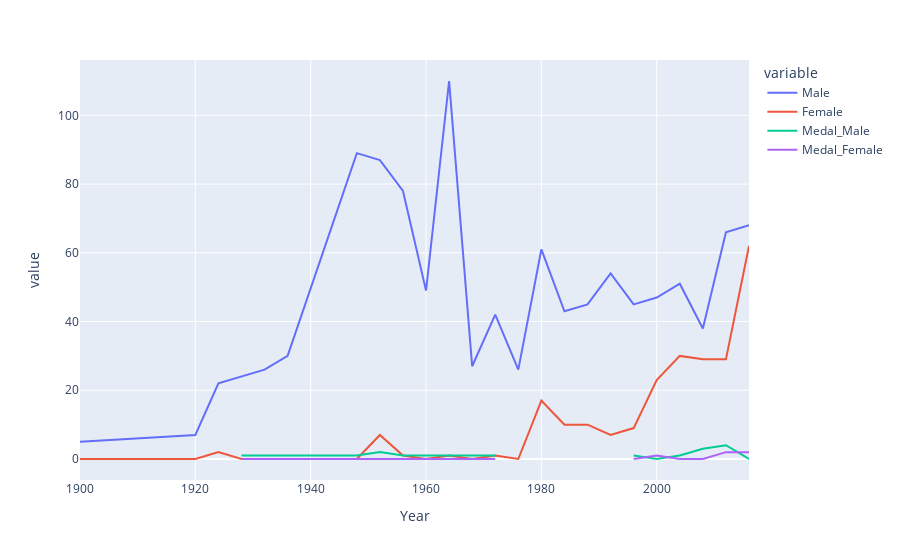

Here is the notebook cell this chart was saved with:
### Code cell
fig = px.line(final_medal,x='Year',y=['Male','Female','Medal_Male','Medal_Female'])
fig.show()

### Figure 1 — Plotly figure (JSON) as saved in the notebook; plotly's stock layout.template omitted (floating-point values rounded to 4 significant figures)
{"data": [{"hovertemplate": "variable=Male<br>Year=%{x}<br>value=%{y}<extra></extra>", "legendgroup": "Male", "line": {"color": "#636efa", "dash": "solid"}, "marker": {"symbol": "circle"}, "mode": "lines", "name": "Male", "orientation": "v", "showlegend": true, "type": "scatter", "x": [1900, 1920, 1924, 1928, 1932, 1936, 1948, 1952, 1956, 1960, 1964, 1968, 1972, 1976, 1980, 1984, 1988, 1992, 1996, 2000, 2004, 2008, 2012, 2016], "xaxis": "x", "y": [5, 7, 22, 24, 26, 30, 89, 87, 78, 49, 110, 27, 42, 26, 61, 43, 45, 54, 45, 47, 51, 38, 66, 68], "yaxis": "y"}, {"hovertemplate": "variable=Female<br>Year=%{x}<br>value=%{y}<extra></extra>", "legendgroup": "Female", "line": {"color": "#EF553B", "dash": "solid"}, "marker": {"symbol": "circle"}, "mode": "lines", "name": "Female", "orientation": "v", "showlegend": true, "type": "scatter", "x": [1900, 1920, 1924, 1928, 1932, 1936, 1948, 1952, 1956, 1960, 1964, 1968, 1972, 1976, 1980, 1984, 1988, 1992, 1996, 2000, 2004, 2008, 2012, 2016], "xaxis": "x", "y": [0, 0, 2, 0, 0, 0, 0, 7, 1, 0, 1, 0, 1, 0, 17, 10, 10, 7, 9, 23, 30, 29, 29, 62], "yaxis": "y"}, {"hovertemplate": "variable=Medal_Male<br>Year=%{x}<br>value=%{y}<extra></extra>", "legendgroup": "Medal_Male", "line": {"color": "#00cc96", "dash": "solid"}, "marker": {"symbol": "circle"}, "mode": "lines", "name": "Medal_Male", "orientation": "v", "showlegend": true, "type": "scatter", "x": [1900, 1920, 1924, 1928, 1932, 1936, 1948, 1952, 1956, 1960, 1964, 1968, 1972, 1976, 1980, 1984, 1988, 1992, 1996, 2000, 2004, 2008, 2012, 2016], "xaxis": "x", "y": [2, null, null, 1, 1, 1, 1, 2, 1, 1, 1, 1, 1, null, 1, null, null, null, 1, 0, 1, 3, 4, 0], "yaxis": "y"}, {"hovertemplate": "variable=Medal_Female<br>Year=%{x}<br>value=%{y}<extra></extra>", "legendgroup": "Medal_Female", "line": {"color": "#ab63fa", "dash": "solid"}, "marker": {"symbol": "circle"}, "mode": "lines", "name": "Medal_Female", "orientation": "v", "showlegend": true, "type": "scatter", "x": [1900, 1920, 1924, 1928, 1932, 1936, 1948, 1952, 1956, 1960, 1964, 1968, 1972, 1976, 1980, 1984, 1988, 1992, 1996, 2000, 2004, 2008, 2012, 2016], "xaxis": "x", "y": [0, null, null, 0, 0, 0, 0, 0, 0, 0, 0, 0, 0, null, 0, null, null, null, 0, 1, 0, 0, 2, 2], "yaxis": "y"}], "layout": {"legend": {"title": {"text": "variable"}, "tracegroupgap": 0}, "margin": {"t": 60}, "xaxis": {"anchor": "y", "domain": [0, 1], "title": {"text": "Year"}}, "yaxis": {"anchor": "x", "domain": [0, 1], "title": {"text": "value"}}}}
